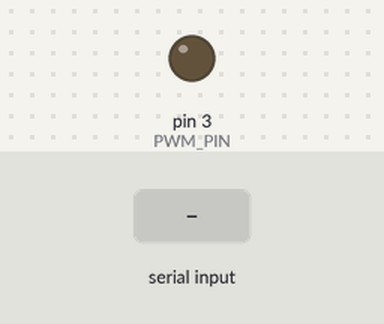
Bench run of a sketch on a simulated Arduino Uno, built with avr-gcc and run on an emulated ATmega328P. Parts: output pins drawn as LEDs (lit = HIGH). The inputs (shaded band) are chosen by the test bench. What the sketch prints to the serial monitor is not drawn.

Above: at 0.1 s.
At 1.1 s:
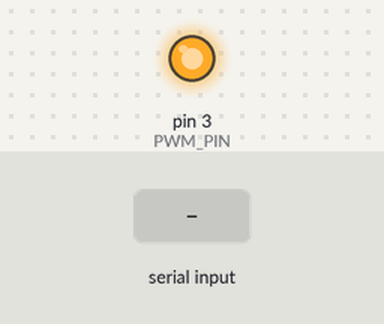
At 7.2 s:
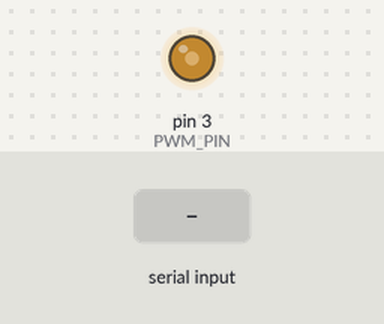
7.3 s: "1" received over Serial
Timing chart, 0 to 10.3 s (numbered marks = the images above; inputs shaded):
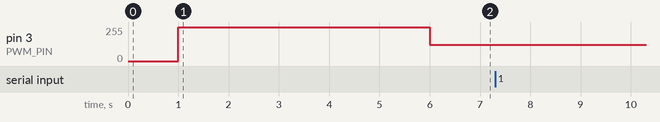

Measured:
- after the input at 7.3 s, every drawn part: stays the same

The sketch:

sketch_jun08a.ino
```cpp
#include <PWM.h>

uint32_t t_wake;
#define LEVEL0      0UL
#define LEVEL1      100UL
#define LEVEL2      250UL
#define LEVEL3      500UL
#define PWM_PIN     3

byte recByte = '\0';

void setup() {
  // put your setup code here, to run once:
  Serial.begin(115200);
  delay(1000);
  InitTimersSafe();
  bool success = SetPinFrequencySafe(PWM_PIN, LEVEL1);
  if(success) {
    pinMode(3, OUTPUT);
    digitalWrite(3, HIGH);
  }
  delay(5000);
}

void loop() {
  // put your main code here, to run repeatedly:
  pwmWrite(PWM_PIN, 122);
  setLevel();
}

void getByte() {
  if(Serial.available()) recByte = Serial.read();
}

void setLevel() {
  getByte();
  if(recByte !='\0') {
    InitTimersSafe();
    Serial.println((char)recByte);
  }
  if(recByte == '1') SetPinFrequencySafe(PWM_PIN, LEVEL1);
  else if(recByte == '2') SetPinFrequencySafe(PWM_PIN, LEVEL2);
  else if(recByte == '3') SetPinFrequencySafe(PWM_PIN, LEVEL3);
  else if(recByte == '0') SetPinFrequencySafe(PWM_PIN, LEVEL0);
  recByte = '\0';
}
```
